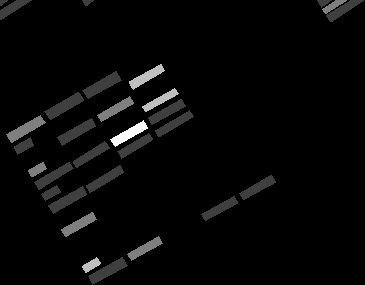
#> input picture data/eval_mask.tif, 365 x 285 px
$ jupyter execute --allow-errors 5_4_template_matching.ipynb
#> lines starting #> are read from the running program, lines starting #| are printed output that depends on the picture; after the words box and inside, x2 and y2 are one past the last pixel; in counts of white or black regions, pixels touching at a corner belong together
# Container Detection using Template Matching

## 1. Setup and Configuration

[cell 1]
import cv2
import numpy as np
import matplotlib.pyplot as plt
import rasterio
from matplotlib.colors import ListedColormap
from sklearn.neighbors import KNeighborsClassifier
from skimage.morphology import binary_closing, binary_opening, reconstruction
from sklearn.metrics import accuracy_score, precision_score, recall_score, f1_score
from PIL import Image

[cell 2]
# File paths
image_path = '../data/container.jpg'
training_gt = '../data/train_mask.tif'
evaluation_gt = '../data/eval_mask.tif'


# KNN parameters
n_neighbors = 5

# Morphological operations parameters
footprint_size = (3, 3)

# Structuring elements for corner detection (hit-or-miss transform)
corner_se_topleft = np.array([
    [1,  1, -1],
    [1,  1,  -1],
    [1,  1,  1]
], dtype=np.int8)

corner_se_topright = np.array([
    [1,  1, 1],
    [-1,  1, 1],
    [-1, 1, 1]
], dtype=np.int8)

corner_structuring_elements = [corner_se_topleft, corner_se_topright]

# Container color mapping for visualization
container_colors = {1: 'Red', 2: 'Blue', 3: 'White', 4: 'Green', 5: 'Background'}

# Custom colormap
custom_cmap = ListedColormap(['#808080', '#FF0000', '#0000FF', '#FFFFFF', '#008000'])

## 2. Data Loading and Preprocessing

#> (a cell that did not finish here is left out)

#> (a cell that did not finish here is left out)

[cell 5]
# Train KNN classifier
knn_classifier = KNeighborsClassifier(n_neighbors=n_neighbors)
#> (the rest of this cell did not finish here and is left out)

## 3. Baseline Method - KNN Classification

#> (a cell that did not finish here is left out)

#> (a cell that did not finish here is left out)

## 4. Template Matching Implementation

### 4.1 Multilyaer Processing

[cell 8]
reconstructed_layers = {}

footprint = np.ones(footprint_size, dtype=np.uint8)

#> (the rest of this cell did not finish here and is left out)

### 4.2 Layer Merging

#> (a cell that did not finish here is left out)

#> (a cell that did not finish here is left out)

## 5. Performance Evaluation

### 5.1 Evaluation Setup and Functions

[cell 11]
# Load evaluation ground truth and prepare normalized data
eval_gt = np.array(Image.open(evaluation_gt))
#> eval_gt is the input picture: shape (285, 365) float32; min 0, max 4, mean 0.121
#> (the rest of this cell did not finish here and is left out)

### 5.2 Multi-Class Performance Analysis

#> (a cell that did not finish here is left out)

### 5.3 Multi-Class Results Visualization

[cell 13]
fig, (ax1, ax2) = plt.subplots(1, 2, figsize=(18, 6))

class_names = ['Background', 'Red', 'Blue', 'White', 'Green']
x = np.arange(len(class_names))
width = 0.35
#> (the rest of this cell did not finish here and is left out)

### 5.4 Multi-Class Results Summary

#> (a cell that did not finish here is left out)

### 5.5 Binary Classification Analysis

[cell 15]
def calculate_binary_metrics(pred_mask, gt_mask):
    """Calculate binary classification metrics: accuracy, precision, recall, f1, iou"""
    pred_flat = pred_mask.flatten()
    gt_flat = gt_mask.flatten()

    accuracy = accuracy_score(gt_flat, pred_flat) * 100
    precision = precision_score(gt_flat, pred_flat, zero_division=0) * 100
    recall = recall_score(gt_flat, pred_flat, zero_division=0) * 100
    f1 = f1_score(gt_flat, pred_flat, zero_division=0) * 100

    intersection = np.sum((gt_flat == 1) & (pred_flat == 1))
    union = np.sum((gt_flat == 1) | (pred_flat == 1))
    iou = (intersection / union * 100) if union > 0 else 0

    return accuracy, precision, recall, f1, iou

def to_binary(mask):
    return np.isin(mask, [1, 2, 3, 4]).astype(np.uint8)
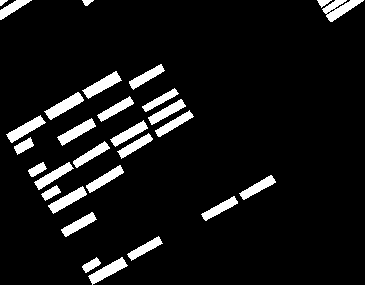
#> returned value: shape (285, 365); values 0 (black) and 1 (white), 8.1% white; 29 white regions, largest, box (x1, y1, x2, y2) and area: (322, 0, 364, 22) 431, (44, 92, 84, 120) 423, (82, 71, 122, 99) 415
